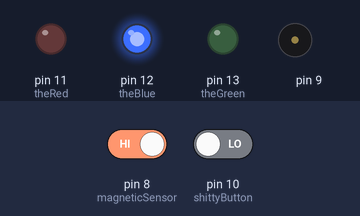
Simulated run of this sketch. Board: Arduino Uno, built with avr-gcc and run on an emulated ATmega328P. Shown: output pins drawn as LEDs (lit = HIGH), buzzer (waves = sounding). Inputs (shaded band) come from the test bench; at power-on: pin 8 (magneticSensor) HIGH, pin 10 (shittyButton) LOW.

Above: at 1.2 s.
1.3 s: pin 8 (magneticSensor) driven LOW and pin 10 (shittyButton) driven HIGH
At 3.4 s:
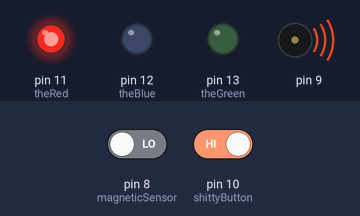
4.3 s: pin 8 (magneticSensor) driven HIGH
At 6.9 s:
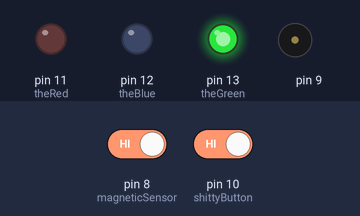
7.3 s: pin 8 (magneticSensor) driven LOW
At 10.5 s:
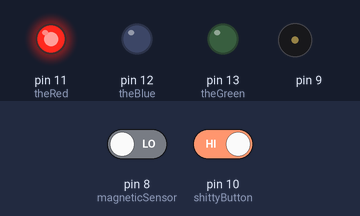
Timing chart, 0 to 12.0 s (numbered marks = the images above; inputs shaded):
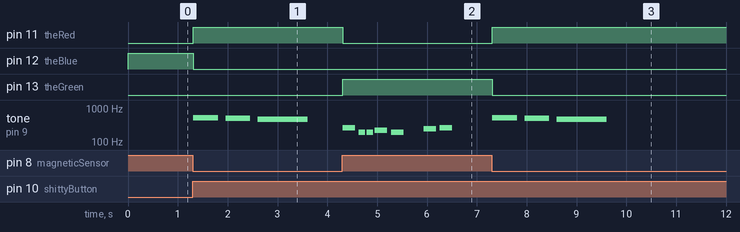

The sketch:

test1.ino
```cpp
#include <LiquidCrystal.h>
#include "musical_notes.h"

// LCD shield initialisation
LiquidCrystal lcd(7, 6, 5, 4, 3, 2);

//Pins initialisation
int magneticSensor = 8;
int shittyButton = 10;
int theRed = 11;
int theGreen = 13;
int theBlue = 12;
int ok;
int ok1;

// Songs initialisation
int melody[] = {
  NOTE_C4, NOTE_G3,NOTE_G3, NOTE_A3, NOTE_G3,0, NOTE_B3, NOTE_C4};

int melody2[] = {
  NOTE_C5, NOTE_B4, NOTE_AS4, 0, 0, 0, 0, 0};

int noteDurations[] = {
  4, 8, 8, 4,4,4,4,4 };

int noteDurations2[] = {
  2, 2, 1, 0,0,0,0,0 };

void setup() {
  // put your setup code here, to run once:
  Serial.begin(9600);
  pinMode(magneticSensor, INPUT);
  pinMode(shittyButton, INPUT);
  pinMode(theRed, OUTPUT);
  pinMode(theGreen, OUTPUT);
  pinMode(theBlue, OUTPUT);
  ok = ok1 = 0;

  digitalWrite(theBlue, 255);
}

void  playSound(int value)
{
  if (value == 1)
  {
    for (int thisNote = 0; thisNote < 8; thisNote++) {
    int noteDuration = 1000/noteDurations[thisNote];
    tone(9, melody[thisNote],noteDuration);
    int pauseBetweenNotes = noteDuration * 1.30;
    delay(pauseBetweenNotes);
    noTone(9);
  }
  }
  if (value == 2)
  {
  for (int thisNote = 0; thisNote < 3; thisNote++) {
    int noteDuration = 1000/noteDurations2[thisNote];
    tone(9, melody2[thisNote],noteDuration);
    int pauseBetweenNotes = noteDuration * 1.30;
    delay(pauseBetweenNotes);
    noTone(9);
  }
  }
}

void loop() {
  // put your main code here, to run repeatedly:

	int isThereToiletPaper = digitalRead(magneticSensor),
		isShitterAround    = digitalRead(shittyButton);
  if ( isThereToiletPaper == 0 && isShitterAround  == 1)
  {
    ok = 1;
  }
  else if (isThereToiletPaper == 1)
  {
    ok = 0;
  }
  if (ok == 0 && ok1 == 1)
  {
  	happyState();
  }
  if (ok == 1 && ok1 == 0)
  {
	  shittyState();
  }

}

void shittyState(){
    lcd.clear();
    delay(5);
    digitalWrite(theBlue, 0);
    digitalWrite(theRed, 255);
    digitalWrite(theGreen, 0);
    lcd.print("You shit out.");
    playSound(2);
    ok1 = 1;
}

void happyState(){
    lcd.clear();
    delay(5);
    lcd.print("Happy shitting");
    digitalWrite(theBlue, 0);
    digitalWrite(theRed, 0);
    digitalWrite(theGreen, 255);
    playSound(1);
    ok1 = 0;
}
```

musical_notes.h
```cpp
#define NOTE_B0  31
#define NOTE_C1  33
#define NOTE_CS1 35
#define NOTE_D1  37
#define NOTE_DS1 39
#define NOTE_E1  41
#define NOTE_F1  44
#define NOTE_FS1 46
#define NOTE_G1  49
#define NOTE_GS1 52
#define NOTE_A1  55
#define NOTE_AS1 58
#define NOTE_B1  62
#define NOTE_C2  65
#define NOTE_CS2 69
#define NOTE_D2  73
#define NOTE_DS2 78
#define NOTE_E2  82
#define NOTE_F2  87
#define NOTE_FS2 93
#define NOTE_G2  98
#define NOTE_GS2 104
#define NOTE_A2  110
#define NOTE_AS2 117
#define NOTE_B2  123
#define NOTE_C3  131
#define NOTE_CS3 139
#define NOTE_D3  147
#define NOTE_DS3 156
#define NOTE_E3  165
#define NOTE_F3  175
#define NOTE_FS3 185
#define NOTE_G3  196
#define NOTE_GS3 208
#define NOTE_A3  220
#define NOTE_AS3 233
#define NOTE_B3  247
#define NOTE_C4  262
#define NOTE_CS4 277
#define NOTE_D4  294
#define NOTE_DS4 311
#define NOTE_E4  330
#define NOTE_F4  349
#define NOTE_FS4 370
#define NOTE_G4  392
#define NOTE_GS4 415
#define NOTE_A4  440
#define NOTE_AS4 466
#define NOTE_B4  494
#define NOTE_C5  523
#define NOTE_CS5 554
#define NOTE_D5  587
#define NOTE_DS5 622
#define NOTE_E5  659
#define NOTE_F5  698
#define NOTE_FS5 740
#define NOTE_G5  784
#define NOTE_GS5 831
#define NOTE_A5  880
#define NOTE_AS5 932
#define NOTE_B5  988
#define NOTE_C6  1047
#define NOTE_CS6 1109
#define NOTE_D6  1175
#define NOTE_DS6 1245
#define NOTE_E6  1319
#define NOTE_F6  1397
#define NOTE_FS6 1480
#define NOTE_G6  1568
#define NOTE_GS6 1661
#define NOTE_A6  1760
#define NOTE_AS6 1865
#define NOTE_B6  1976
#define NOTE_C7  2093
#define NOTE_CS7 2217
#define NOTE_D7  2349
#define NOTE_DS7 2489
#define NOTE_E7  2637
#define NOTE_F7  2794
#define NOTE_FS7 2960
#define NOTE_G7  3136
#define NOTE_GS7 3322
#define NOTE_A7  3520
#define NOTE_AS7 3729
#define NOTE_B7  3951
#define NOTE_C8  4186
#define NOTE_CS8 4435
#define NOTE_D8  4699
#define NOTE_DS8 4978
```

Measured:
- after the input at 1.3 s, pin 11 (theRed): LOW → HIGH at once; pin 12 (theBlue): HIGH → LOW at once; tone on pin 9: plays 523 Hz for 0.50 s, 494 Hz for 0.50 s, 466 Hz for 1.0 s, starting at once
- after the input at 4.3 s, pin 11 (theRed): HIGH → LOW at once; pin 13 (theGreen): LOW → HIGH at once; tone on pin 9: plays 262 Hz for 0.25 s, 196 Hz for 0.13 s, 196 Hz for 0.13 s, 220 Hz for 0.25 s, 196 Hz for 0.25 s, 247 Hz for 0.25 s … (7 notes in this stretch), starting at once
- after the input at 7.3 s, pin 11 (theRed): LOW → HIGH at once; pin 13 (theGreen): HIGH → LOW at once; tone on pin 9: plays 523 Hz for 0.50 s, 494 Hz for 0.50 s, 466 Hz for 1.0 s, starting at once
